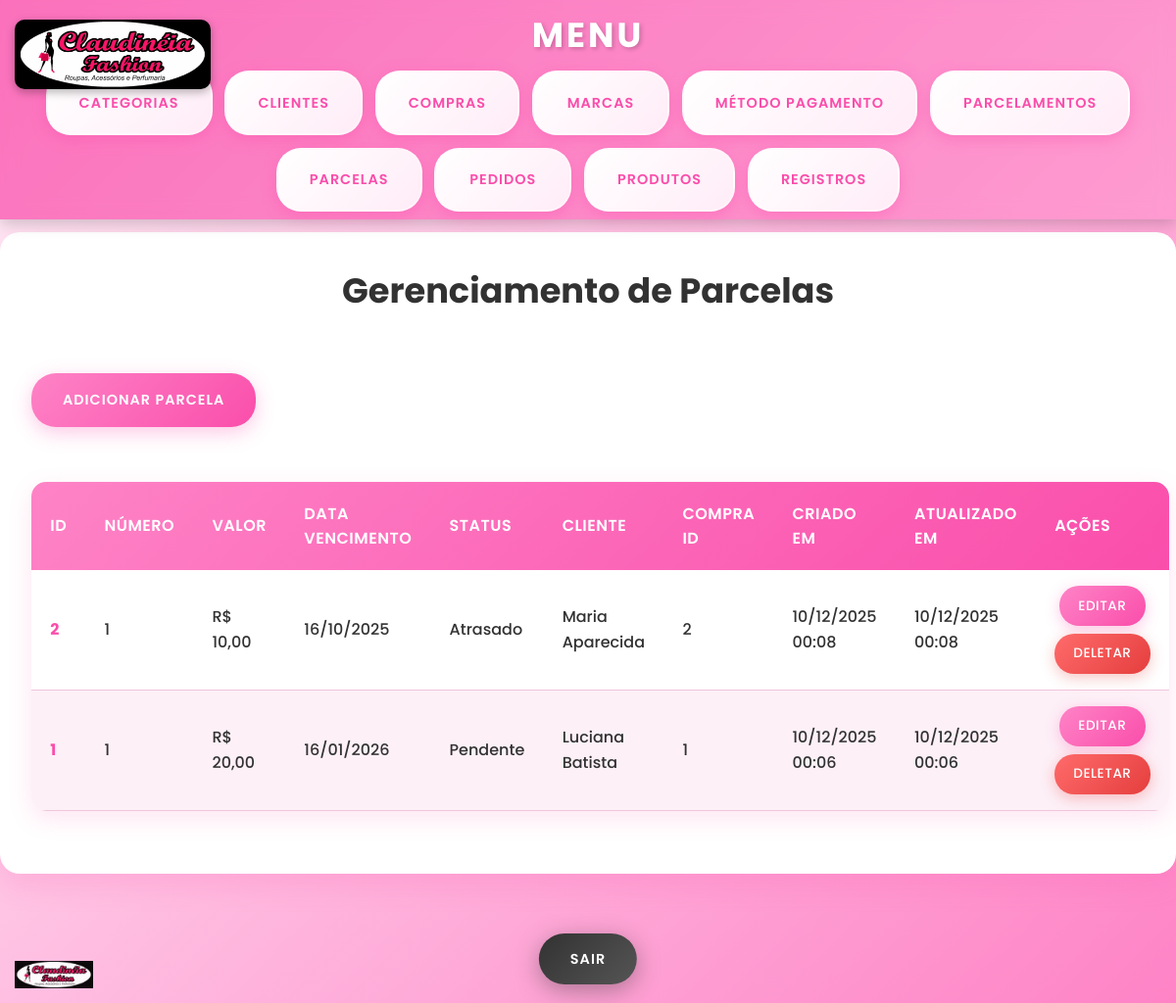
Screenshot of /public/parcela with the database file from the repository.
### tables this page shows
CREATE TABLE `parcelas` (
  `id` int unsigned NOT NULL AUTO_INCREMENT,
  `numero` smallint unsigned NOT NULL,
  `valor` float NOT NULL,
  `data` date NOT NULL,
  `status` enum('Pago','Pendente','Não Pago','Cancelado','Atrasado') NOT NULL,
  `create_at` datetime NOT NULL DEFAULT CURRENT_TIMESTAMP,
  `update_at` datetime NOT NULL DEFAULT CURRENT_TIMESTAMP,
  `compras_id` int unsigned NOT NULL,
  PRIMARY KEY (`id`,`compras_id`),
  UNIQUE KEY `id_UNIQUE` (`id`),
  KEY `fk_parcelas_compras1_idx` (`compras_id`),
  CONSTRAINT `fk_parcelas_compras1` FOREIGN KEY (`compras_id`) REFERENCES `compras` (`id`)
);

CREATE TABLE `clientes` (
  `id` int unsigned NOT NULL AUTO_INCREMENT,
  `nome` varchar(255) NOT NULL,
  `email` varchar(70) NOT NULL,
  `endereco` varchar(255) NOT NULL,
  `telefone` varchar(11) DEFAULT NULL,
  `nasc` date DEFAULT NULL,
  `create_at` datetime NOT NULL DEFAULT CURRENT_TIMESTAMP,
  `update_at` datetime NOT NULL DEFAULT CURRENT_TIMESTAMP,
  PRIMARY KEY (`id`),
  UNIQUE KEY `id_UNIQUE` (`id`),
  UNIQUE KEY `email_UNIQUE` (`email`)
);

### app/controllers/ParcelaController.php (called while the page is built, shortened)
<?php
class ParcelaController extends BaseController
{
    public function index(): void
    {
        $this->render('Parcelas/index');
    }
}

### app/models/Parcela/ParcelaDAO.php (called while the page is built, shortened)
<?php
class ParcelaDAO
{
    private $conn;
    public function __construct()
    {
        $db = new Database();
        $this->conn = $db->getConnection();
    }
    public function showParcelas()
    {
        $query = "SELECT
                    p.id,
                    p.numero,
                    p.valor,
                    p.data,
                    p.status,
                    p.create_at,
                    p.update_at,
                    p.compras_id,
                    c.pedidos_id,
                    cli.nome as cliente_nome
                  FROM parcelas p
                  LEFT JOIN compras c ON p.compras_id = c.id
                  LEFT JOIN pedidos ped ON c.pedidos_id = ped.id
                  LEFT JOIN clientes cli ON ped.clientes_id = cli.id
                  ORDER BY p.data ASC";
        $stmt = $this->conn->prepare($query);
        $stmt->execute();
        return $stmt->fetchAll(PDO::FETCH_ASSOC);
    }
}

### app/config/Database.php (called while the page is built, shortened)
<?php
class Database
{
    private $host = 'localhost:3306';
    private $db_name = 'sistema_estoque';
    private $username = 'root';
    private $password = '&tec77@info!';
    public function getConnection()
    {
        $this->conn = null;
        try {
            $this->conn = new PDO(
                "mysql:host={$this->host};dbname={$this->db_name}",
                $this->username,
                $this->password
            );
            $this->conn->setAttribute(PDO::ATTR_ERRMODE, PDO::ERRMODE_EXCEPTION);
        } catch (PDOException $e) {
            die("Erro na conexão: " . $e->getMessage());
        }
        return $this->conn;
    }
}

### app/views/pages/Parcelas/index.php (the view, shortened to what this page needs)
<?php
$parcelaDao = new ParcelaDAO();
$resultado = $parcelaDao->showParcelas();
$basePath = '/MeuEstoqueVirtual/public';
?>
<div class="main-container">
    <h1>Gerenciamento de Parcelas</h1>
    <a href="<?= $basePath . '/parcela/adicionar' ?>">Adicionar Parcela</a>
    <table>
        <thead>
            <tr>
                <th>ID</th>
                <th>Número</th>
                <th>Valor</th>
                <th>Data Vencimento</th>
                <th>Status</th>
                <th>Cliente</th>
                <th>Compra ID</th>
                <th>Criado em</th>
                <th>Atualizado em</th>
                <th>Ações</th>
            </tr>
        </thead>
        <tbody>
            <?php foreach ($resultado as $row): ?>
                <tr>
                    <td><?= $row["id"] ?></td>
                    <td><?= $row['numero'] ?></td>
                    <td>R$ <?= number_format($row['valor'], 2, ',', '.') ?></td>
                    <td><?= date('d/m/Y', strtotime($row['data'])) ?></td>
                    <td><?= htmlspecialchars($row['status']) ?></td>
                    <td><?= htmlspecialchars($row['cliente_nome'] ?? 'N/A') ?></td>
                    <td><?= $row['compras_id'] ?></td>
                    <td><?= date('d/m/Y H:i', strtotime($row['create_at'])) ?></td>
                    <td><?= date('d/m/Y H:i', strtotime($row['update_at'])) ?></td>
                    <td class="btn-actions">
                        <a href="<?= $basePath . '/parcela/editar/' . $row['id'] ?>" class="btn btn-edit">Editar</a>
                        <a href="<?= $basePath . '/parcela/deletar/' . $row['id'] ?>" class="btn btn-delete" onclick="return confirm('Tem certeza?')">Deletar</a>
                    </td>
                </tr>
            <?php endforeach; ?>
        </tbody>
    </table>
</div>
<div class="actions">
    <a href="<?= $basePath . '/login/sair' ?>" class="btn btn-exit">Sair</a>
</div>
<img src="<?= $basePath . '/assets/logo-claudineia.jpeg' ?>" alt="Logo Claudinéia" class="logo-fixed">

### public/Css/menu.css (style rules this page uses)
* { margin: 0; padding: 0; box-sizing: border-box; }
body { font-family: 'Arial', sans-serif; background: linear-gradient(135deg, #f5f7fa 0%, #c3cfe2 100%); min-height: 100vh; }
body { padding-top: 45px; }

### public/Css/tabela.css (style rules this page uses)
body { font-family: 'Poppins', sans-serif; background: linear-gradient(135deg, #FFF2F9 0%, #FE83C6 100%) !important; min-height: 100vh; line-height: 1.6; padding-bottom: 100px; }
.main-container { max-width: 1200px; margin: 2rem auto; padding: 2rem; background: #ffffff; border-radius: 20px; box-shadow: 0 10px 30px rgba(250, 78, 171, 0.2); animation: fadeInUp 0.6s ease-out; }
h1 { color: #323232 !important; font-size: 2.5rem; font-weight: 700; text-align: center; margin-bottom: 1rem; }
a[href*="adicionar"] { display: inline-block; background: linear-gradient(135deg, #FE83C6 0%, #FA4EAB 100%); color: white; text-decoration: none; padding: 1rem 2rem; border-radius: 25px; font-weight: 600; margin: 1.5rem 0; transition: all 0.3s ease; box-shadow: 0 6px 20px rgba(250, 78, 171, 0.3); text-transform: uppercase; letter-spacing: 1px; font-size: 0.9rem; }
table { width: 100%; border-collapse: collapse; margin: 2rem 0; background: #ffffff; border-radius: 15px; overflow: hidden; box-shadow: 0 8px 25px rgba(250, 78, 171, 0.15); }
thead { background: linear-gradient(135deg, #FE83C6 0%, #FA4EAB 100%); }
th { padding: 1.2rem; text-align: left; font-weight: 600; color: #ffffff !important; font-size: 1rem; letter-spacing: 0.5px; text-transform: uppercase; }
tbody tr { transition: all 0.3s ease; border-bottom: 1px solid #f1c6db; background: #ffffff; }
tbody tr:nth-child(even) { background: #fdf0f7; }
td { padding: 1rem 1.2rem; color: #323232 !important; font-weight: 500; vertical-align: middle; }
td:first-child { font-weight: 700; color: #FA4EAB !important; }
.btn-actions { display: flex; gap: 0.5rem; justify-content: center; flex-wrap: wrap; }
.btn { padding: 0.6rem 1.2rem; border-radius: 20px; font-weight: 500; font-size: 0.85rem; text-transform: uppercase; letter-spacing: 0.5px; transition: all 0.3s ease; border: none; cursor: pointer; }
.btn-edit { background: linear-gradient(135deg, #FE83C6 0%, #FA4EAB 100%); color: white; box-shadow: 0 4px 15px rgba(250, 78, 171, 0.3); }
.btn-delete { background: linear-gradient(135deg, #FF6B6B 0%, #E53E3E 100%); color: white; box-shadow: 0 4px 15px rgba(229, 62, 62, 0.3); }
.actions { position: fixed; bottom: 2rem; left: 50%; transform: translateX(-50%); z-index: 500; text-align: center; }
.btn-exit { background: linear-gradient(135deg, #323232 0%, #555555 100%); color: white; box-shadow: 0 6px 25px rgba(50, 50, 50, 0.4); padding: 1rem 2rem; border-radius: 50px; font-weight: 600; text-transform: uppercase; letter-spacing: 1px; transition: all 0.3s ease; font-size: 0.9rem; }
.logo-fixed { position: fixed; bottom: 15px; left: 15px; width: 80px; height: auto; z-index: 900; transition: all 0.3s ease; opacity: 0.95; }

### public/Css/form.css (style rules this page uses)
h1 { color: #323232 !important; font-size: 2.2rem; font-weight: 700; text-align: center; margin-bottom: 2rem; text-shadow: none; }
a { color: #FA4EAB; text-decoration: none; font-weight: 500; transition: all 0.3s ease; }

### rows the page displays
parcelas: id "2", numero "1", valor "10,00", data "16/10/2025", status "Atrasado", clientes.nome "Maria Aparecida", compras "2", create_at "10/12/2025 00:08", update_at "10/12/2025 00:08"
parcelas: id "1", numero "1", valor "20,00", data "16/01/2026", status "Pendente", clientes.nome "Luciana Batista", compras "1", create_at "10/12/2025 00:06", update_at "10/12/2025 00:06"
